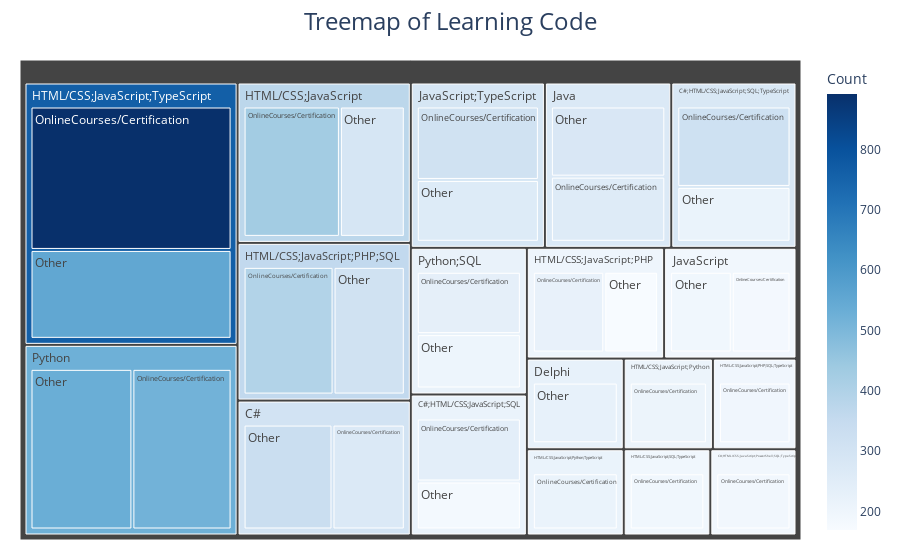

Notebook source saved alongside this figure:
### Markdown cell above
## Learning

### Code cell
import plotly.express as px
df_counts = df2023.groupby(['LanguageHaveWorkedWith', 'LearnCodeOnline']).size().reset_index(name='Count')
top_30_combinations = df_counts.nlargest(30, 'Count')
custom_color_scale = px.colors.sequential.Blues
fig_treemap = px.treemap(top_30_combinations, 
                         path=['LanguageHaveWorkedWith', 'LearnCodeOnline'], 
                         values='Count',
                         title="Treemap of Learning Code",
                         labels={'Count': 'Count'},
                         color='Count',  
                         color_continuous_scale=custom_color_scale)  
fig_treemap.update_layout(title_x=0.5, title_font=dict(size=24), margin=dict(t=60, b=20, l=20, r=20))
fig_treemap.show()

### Figure 1 — Plotly figure (JSON) as saved in the notebook; plotly's stock layout.template omitted (floating-point values rounded to 4 significant figures)
{"data": [{"branchvalues": "total", "customdata": [[271], [192], [240], [318], [429], [224], [394], [196], [209], [216], [193], [892], [260], [185], [311], [518], [235], [333], [183], [217], [227], [289], [169], [312], [553], [280], [194], [262], [532], [205], [305.2], [192], [215.3], [277.0], [227], [372.6], [200.3], [357.8], [196], [209], [216], [193], [762.3], [270.4], [189.6], [288.6], [525.1], [221.0]], "domain": {"x": [0, 1], "y": [0, 1]}, "hovertemplate": "labels=%{label}<br>Count_sum=%{value}<br>parent=%{parent}<br>id=%{id}<br>Count=%{color}<extra></extra>", "ids": ["C#/OnlineCourses/Certification", "C#;HTML/CSS;JavaScript;PowerShell;SQL;TypeScript/OnlineCourses/Certification", "C#;HTML/CSS;JavaScript;SQL/OnlineCourses/Certification", "C#;HTML/CSS;JavaScript;SQL;TypeScript/OnlineCourses/Certification", "HTML/CSS;JavaScript/OnlineCourses/Certification", "HTML/CSS;JavaScript;PHP/OnlineCourses/Certification", "HTML/CSS;JavaScript;PHP;SQL/OnlineCourses/Certification", "HTML/CSS;JavaScript;PHP;SQL;TypeScript/OnlineCourses/Certification", "HTML/CSS;JavaScript;Python/OnlineCourses/Certification", "HTML/CSS;JavaScript;Python;TypeScript/OnlineCourses/Certification", "HTML/CSS;JavaScript;SQL;TypeScript/OnlineCourses/Certification", "HTML/CSS;JavaScript;TypeScript/OnlineCourses/Certification", "Java/OnlineCourses/Certification", "JavaScript/OnlineCourses/Certification", "JavaScript;TypeScript/OnlineCourses/Certification", "Python/OnlineCourses/Certification", "Python;SQL/OnlineCourses/Certification", "C#/Other", "C#;HTML/CSS;JavaScript;SQL/Other", "C#;HTML/CSS;JavaScript;SQL;TypeScript/Other", "Delphi/Other", "HTML/CSS;JavaScript/Other", "HTML/CSS;JavaScript;PHP/Other", "HTML/CSS;JavaScript;PHP;SQL/Other", "HTML/CSS;JavaScript;TypeScript/Other", "Java/Other", "JavaScript/Other", "JavaScript;TypeScript/Other", "Python/Other", "Python;SQL/Other", "C#", "C#;HTML/CSS;JavaScript;PowerShell;SQL;TypeScript", "C#;HTML/CSS;JavaScript;SQL", "C#;HTML/CSS;JavaScript;SQL;TypeScript", "Delphi", "HTML/CSS;JavaScript", "HTML/CSS;JavaScript;PHP", "HTML/CSS;JavaScript;PHP;SQL", "HTML/CSS;JavaScript;PHP;SQL;TypeScript", "HTML/CSS;JavaScript;Python", "HTML/CSS;JavaScript;Python;TypeScript", "HTML/CSS;JavaScript;SQL;TypeScript", "HTML/CSS;JavaScript;TypeScript", "Java", "JavaScript", "JavaScript;TypeScript", "Python", "Python;SQL"], "labels": ["OnlineCourses/Certification", "OnlineCourses/Certification", "OnlineCourses/Certification", "OnlineCourses/Certification", "OnlineCourses/Certification", "OnlineCourses/Certification", "OnlineCourses/Certification", "OnlineCourses/Certification", "OnlineCourses/Certification", "OnlineCourses/Certification", "OnlineCourses/Certification", "OnlineCourses/Certification", "OnlineCourses/Certification", "OnlineCourses/Certification", "OnlineCourses/Certification", "OnlineCourses/Certification", "OnlineCourses/Certification", "Other", "Other", "Other", "Other", "Other", "Other", "Other", "Other", "Other", "Other", "Other", "Other", "Other", "C#", "C#;HTML/CSS;JavaScript;PowerShell;SQL;TypeScript", "C#;HTML/CSS;JavaScript;SQL", "C#;HTML/CSS;JavaScript;SQL;TypeScript", "Delphi", "HTML/CSS;JavaScript", "HTML/CSS;JavaScript;PHP", "HTML/CSS;JavaScript;PHP;SQL", "HTML/CSS;JavaScript;PHP;SQL;TypeScript", "HTML/CSS;JavaScript;Python", "HTML/CSS;JavaScript;Python;TypeScript", "HTML/CSS;JavaScript;SQL;TypeScript", "HTML/CSS;JavaScript;TypeScript", "Java", "JavaScript", "JavaScript;TypeScript", "Python", "Python;SQL"], "marker": {"coloraxis": "coloraxis", "colors": [271, 192, 240, 318, 429, 224, 394, 196, 209, 216, 193, 892, 260, 185, 311, 518, 235, 333, 183, 217, 227, 289, 169, 312, 553, 280, 194, 262, 532, 205, 305.2, 192, 215.3, 277.0, 227, 372.6, 200.3, 357.8, 196, 209, 216, 193, 762.3, 270.4, 189.6, 288.6, 525.1, 221.0]}, "name": "", "parents": ["C#", "C#;HTML/CSS;JavaScript;PowerShell;SQL;TypeScript", "C#;HTML/CSS;JavaScript;SQL", "C#;HTML/CSS;JavaScript;SQL;TypeScript", "HTML/CSS;JavaScript", "HTML/CSS;JavaScript;PHP", "HTML/CSS;JavaScript;PHP;SQL", "HTML/CSS;JavaScript;PHP;SQL;TypeScript", "HTML/CSS;JavaScript;Python", "HTML/CSS;JavaScript;Python;TypeScript", "HTML/CSS;JavaScript;SQL;TypeScript", "HTML/CSS;JavaScript;TypeScript", "Java", "JavaScript", "JavaScript;TypeScript", "Python", "Python;SQL", "C#", "C#;HTML/CSS;JavaScript;SQL", "C#;HTML/CSS;JavaScript;SQL;TypeScript", "Delphi", "HTML/CSS;JavaScript", "HTML/CSS;JavaScript;PHP", "HTML/CSS;JavaScript;PHP;SQL", "HTML/CSS;JavaScript;TypeScript", "Java", "JavaScript", "JavaScript;TypeScript", "Python", "Python;SQL", "", "", "", "", "", "", "", "", "", "", "", "", "", "", "", "", "", ""], "type": "treemap", "values": [271, 192, 240, 318, 429, 224, 394, 196, 209, 216, 193, 892, 260, 185, 311, 518, 235, 333, 183, 217, 227, 289, 169, 312, 553, 280, 194, 262, 532, 205, 604, 192, 423, 535, 227, 718, 393, 706, 196, 209, 216, 193, 1445, 540, 379, 573, 1050, 440]}], "layout": {"coloraxis": {"colorbar": {"title": {"text": "Count"}}, "colorscale": [[0, "rgb(247,251,255)"], [0.125, "rgb(222,235,247)"], [0.25, "rgb(198,219,239)"], [0.375, "rgb(158,202,225)"], [0.5, "rgb(107,174,214)"], [0.625, "rgb(66,146,198)"], [0.75, "rgb(33,113,181)"], [0.875, "rgb(8,81,156)"], [1, "rgb(8,48,107)"]]}, "legend": {"tracegroupgap": 0}, "margin": {"b": 20, "l": 20, "r": 20, "t": 60}, "title": {"font": {"size": 24}, "text": "Treemap of Learning Code", "x": 0.5}}}
